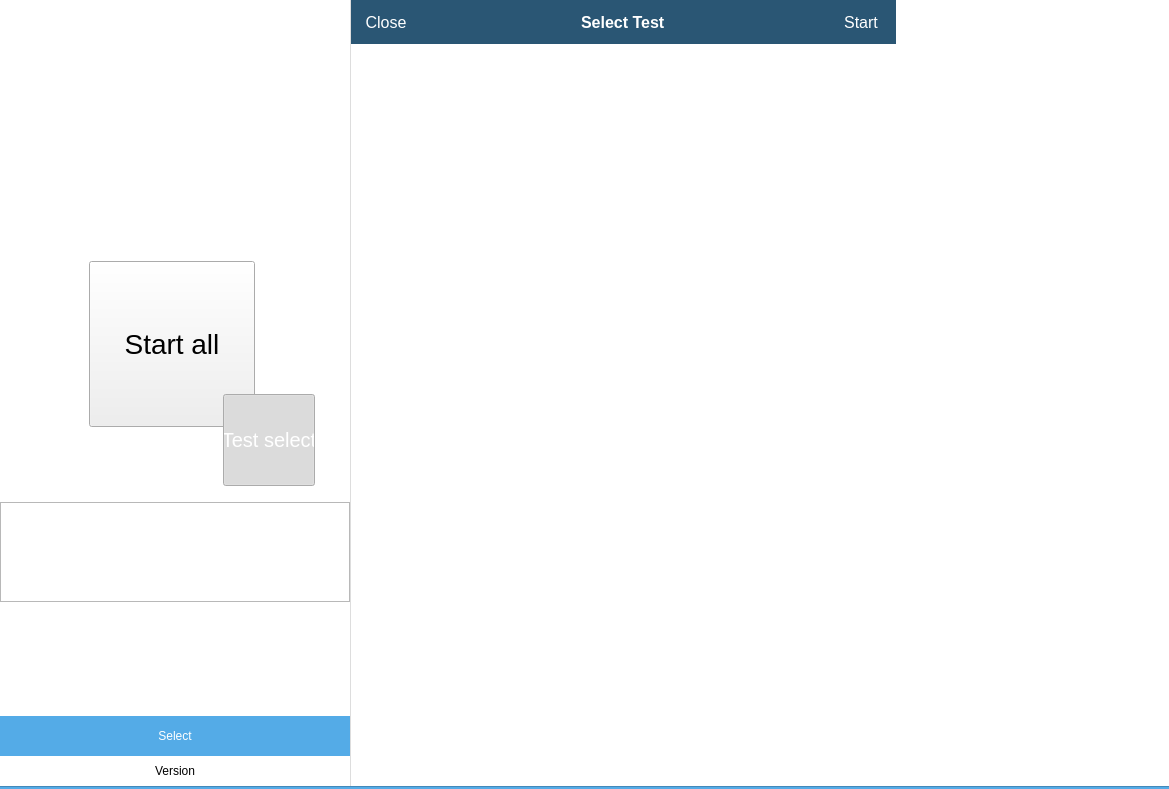
<?xml version="1.0" encoding="UTF-8"?>
<ui version="4.0">
 <class>HomePage</class>
 <widget class="QWidget" name="HomePage">
  <property name="geometry">
   <rect>
    <x>0</x>
    <y>0</y>
    <width>1169</width>
    <height>789</height>
   </rect>
  </property>
  <property name="minimumSize">
   <size>
    <width>0</width>
    <height>0</height>
   </size>
  </property>
  <property name="maximumSize">
   <size>
    <width>16777215</width>
    <height>16777215</height>
   </size>
  </property>
  <property name="windowTitle">
   <string>HomePage</string>
  </property>
  <property name="autoFillBackground">
   <bool>false</bool>
  </property>
  <property name="styleSheet">
   <string notr="true">QWidget#contentPanel
{
	background: #fff;
}

QLabel#bottomLine1
{
	background: #4389b9
}

QLabel#bottomLine2
{
	background: #54abe7;
}

QWidget#buttonsPanel
{
	background: #fff;
}

QLabel#logoLabel
{
	border-image: url(:/logo.png) 0 0 0 0 stretch stretch;
}

QLabel#logoLabel2
{
	border-image: url(:/logo.png) 0 0 0 0 stretch stretch;
}



QLabel#buttonBackgroundLabel
{
	border-image: url(:/start_bg.png) 0 0 0 0 stretch stretch;
}

QWidget#testSelectionPanel
{
	border-style: solid;
	border-color: #ddd;
	border-width: 0px 0px 0px 1px;
	background: #fff;
}

QWidget#topBar
{
	background-color: #2a5674;
}

QLabel#selectorTitleLabel
{
	color: #fff;
	font-weight: bold;
	font-size: 16px;
}

QPushButton#selectorCloseButton,#selectorStartButton {
	background-color: #2a5674;
	border: none;
	min-width: 70px; max-width: 70px;
	color: #fff;
	font-weight: normal;
	font-size: 16px;
}

QPushButton#selectorCloseButton:hover,#selectorStartButton:hover
{
	background-color: #2d5c7c;
}

QPushButton#selectorCloseButton:pressed,#selectorStartButton:pressed
{
	background-color: #27516d;
}

QPushButton#selectorStartButton:disabled
{
	color: #54abe7;
}
</string>
  </property>
  <layout class="QVBoxLayout" name="verticalLayout_2">
   <property name="spacing">
    <number>0</number>
   </property>
   <property name="leftMargin">
    <number>0</number>
   </property>
   <property name="topMargin">
    <number>0</number>
   </property>
   <property name="rightMargin">
    <number>0</number>
   </property>
   <property name="bottomMargin">
    <number>0</number>
   </property>
   <item>
    <widget class="QWidget" name="contentPanel" native="true">
     <property name="sizePolicy">
      <sizepolicy hsizetype="Preferred" vsizetype="Preferred">
       <horstretch>0</horstretch>
       <verstretch>0</verstretch>
      </sizepolicy>
     </property>
     <property name="minimumSize">
      <size>
       <width>0</width>
       <height>0</height>
      </size>
     </property>
     <layout class="QHBoxLayout" name="horizontalLayout" stretch="1,2,1">
      <property name="spacing">
       <number>0</number>
      </property>
      <property name="leftMargin">
       <number>0</number>
      </property>
      <property name="topMargin">
       <number>0</number>
      </property>
      <property name="rightMargin">
       <number>0</number>
      </property>
      <property name="bottomMargin">
       <number>0</number>
      </property>
      <item>
       <widget class="QWidget" name="controlPanel" native="true">
        <property name="sizePolicy">
         <sizepolicy hsizetype="Preferred" vsizetype="Preferred">
          <horstretch>0</horstretch>
          <verstretch>0</verstretch>
         </sizepolicy>
        </property>
        <layout class="QHBoxLayout" name="horizontalLayout_2">
         <property name="spacing">
          <number>0</number>
         </property>
         <property name="leftMargin">
          <number>0</number>
         </property>
         <property name="topMargin">
          <number>0</number>
         </property>
         <property name="rightMargin">
          <number>0</number>
         </property>
         <property name="bottomMargin">
          <number>0</number>
         </property>
         <item>
          <spacer name="horizontalSpacer">
           <property name="orientation">
            <enum>Qt::Horizontal</enum>
           </property>
           <property name="sizeHint" stdset="0">
            <size>
             <width>40</width>
             <height>20</height>
            </size>
           </property>
          </spacer>
         </item>
         <item>
          <layout class="QVBoxLayout" name="verticalLayout">
           <property name="spacing">
            <number>0</number>
           </property>
           <item>
            <spacer name="verticalSpacer">
             <property name="orientation">
              <enum>Qt::Vertical</enum>
             </property>
             <property name="sizeType">
              <enum>QSizePolicy::Expanding</enum>
             </property>
             <property name="sizeHint" stdset="0">
              <size>
               <width>347</width>
               <height>110</height>
              </size>
             </property>
            </spacer>
           </item>
           <item>
            <widget class="QWidget" name="buttonsWidget" native="true">
             <property name="sizePolicy">
              <sizepolicy hsizetype="Preferred" vsizetype="Preferred">
               <horstretch>0</horstretch>
               <verstretch>0</verstretch>
              </sizepolicy>
             </property>
             <property name="minimumSize">
              <size>
               <width>350</width>
               <height>388</height>
              </size>
             </property>
             <widget class="PushButton" name="startButton">
              <property name="geometry">
               <rect>
                <x>89</x>
                <y>147</y>
                <width>166</width>
                <height>166</height>
               </rect>
              </property>
              <property name="minimumSize">
               <size>
                <width>0</width>
                <height>0</height>
               </size>
              </property>
              <property name="maximumSize">
               <size>
                <width>16777215</width>
                <height>16777215</height>
               </size>
              </property>
              <property name="styleSheet">
               <string notr="true">QPushButton#startButton
{
	color: #000;
	font-weight: normal;
	font-size: 28px;
	border-image: url(:/start.png) 0 0 0 0 stretch stretch;
}

QPushButton#startButton:hover
{
	border-image: url(:/start_hover.png) 0 0 0 0 stretch stretch;
}

QPushButton#startButton:pressed
{
	
	border-image: url(:/start_pressed.png) 0 0 0 0 stretch stretch;
}

</string>
              </property>
              <property name="text">
               <string>Start all</string>
              </property>
              <property name="iconSize">
               <size>
                <width>16</width>
                <height>16</height>
               </size>
              </property>
              <property name="flat">
               <bool>false</bool>
              </property>
             </widget>
             <widget class="PushButton" name="selectButton">
              <property name="geometry">
               <rect>
                <x>223</x>
                <y>280</y>
                <width>92</width>
                <height>92</height>
               </rect>
              </property>
              <property name="minimumSize">
               <size>
                <width>0</width>
                <height>0</height>
               </size>
              </property>
              <property name="maximumSize">
               <size>
                <width>16777215</width>
                <height>16777215</height>
               </size>
              </property>
              <property name="font">
               <font>
                <pointsize>-1</pointsize>
                <weight>50</weight>
                <bold>false</bold>
               </font>
              </property>
              <property name="styleSheet">
               <string notr="true">QPushButton#selectButton
{
	color: #fff;
	font-weight: normal;
	font-size: 20px;
	border-image: url(:/select.png) 0 0 0 0 stretch stretch;
}

QPushButton#selectButton:hover
{
	border-image: url(:/select_hover.png) 0 0 0 0 stretch stretch;
}

QPushButton#selectButton:pressed
{
	border-image: url(:/select_pressed.png) 0 0 0 0 stretch stretch;
}</string>
              </property>
              <property name="text">
               <string>Test select</string>
              </property>
              <property name="iconSize">
               <size>
                <width>20</width>
                <height>20</height>
               </size>
              </property>
              <property name="checkable">
               <bool>true</bool>
              </property>
              <property name="checked">
               <bool>true</bool>
              </property>
              <property name="default">
               <bool>false</bool>
              </property>
              <property name="flat">
               <bool>false</bool>
              </property>
             </widget>
             <widget class="QLabel" name="logoLabel">
              <property name="geometry">
               <rect>
                <x>65</x>
                <y>2</y>
                <width>244</width>
                <height>82</height>
               </rect>
              </property>
              <property name="minimumSize">
               <size>
                <width>244</width>
                <height>82</height>
               </size>
              </property>
              <property name="maximumSize">
               <size>
                <width>244</width>
                <height>82</height>
               </size>
              </property>
              <property name="text">
               <string/>
              </property>
             </widget>
             <widget class="QLabel" name="buttonBackgroundLabel">
              <property name="geometry">
               <rect>
                <x>79</x>
                <y>137</y>
                <width>245</width>
                <height>245</height>
               </rect>
              </property>
              <property name="minimumSize">
               <size>
                <width>245</width>
                <height>245</height>
               </size>
              </property>
              <property name="maximumSize">
               <size>
                <width>245</width>
                <height>245</height>
               </size>
              </property>
              <property name="text">
               <string/>
              </property>
             </widget>
             <zorder>buttonBackgroundLabel</zorder>
             <zorder>startButton</zorder>
             <zorder>selectButton</zorder>
             <zorder>logoLabel</zorder>
            </widget>
           </item>
           <item>
            <widget class="QFrame" name="apiSelectorContent">
             <property name="minimumSize">
              <size>
               <width>0</width>
               <height>100</height>
              </size>
             </property>
             <property name="frameShape">
              <enum>QFrame::StyledPanel</enum>
             </property>
             <property name="frameShadow">
              <enum>QFrame::Raised</enum>
             </property>
             <layout class="QVBoxLayout" name="verticalLayout_3">
              <property name="spacing">
               <number>0</number>
              </property>
              <property name="leftMargin">
               <number>0</number>
              </property>
              <property name="topMargin">
               <number>0</number>
              </property>
              <property name="rightMargin">
               <number>0</number>
              </property>
              <property name="bottomMargin">
               <number>0</number>
              </property>
             </layout>
            </widget>
           </item>
           <item>
            <spacer name="verticalSpacer_3">
             <property name="orientation">
              <enum>Qt::Vertical</enum>
             </property>
             <property name="sizeType">
              <enum>QSizePolicy::Expanding</enum>
             </property>
             <property name="sizeHint" stdset="0">
              <size>
               <width>347</width>
               <height>100</height>
              </size>
             </property>
            </spacer>
           </item>
           <item>
            <widget class="QPushButton" name="apiSelectButton">
             <property name="styleSheet">
              <string notr="true">QPushButton {
	background-color: #54abe7;
	border: none;
	min-height: 40px; max-height: 40px;
	color: #ffffff;
}
</string>
             </property>
             <property name="text">
              <string>Select</string>
             </property>
            </widget>
           </item>
           <item>
            <widget class="QLabel" name="versionLabel">
             <property name="minimumSize">
              <size>
               <width>0</width>
               <height>30</height>
              </size>
             </property>
             <property name="text">
              <string>Version</string>
             </property>
             <property name="alignment">
              <set>Qt::AlignCenter</set>
             </property>
            </widget>
           </item>
          </layout>
         </item>
         <item>
          <spacer name="horizontalSpacer_2">
           <property name="orientation">
            <enum>Qt::Horizontal</enum>
           </property>
           <property name="sizeHint" stdset="0">
            <size>
             <width>40</width>
             <height>20</height>
            </size>
           </property>
          </spacer>
         </item>
        </layout>
       </widget>
      </item>
      <item>
       <widget class="QWidget" name="testSelectionPanel" native="true">
        <property name="minimumSize">
         <size>
          <width>0</width>
          <height>0</height>
         </size>
        </property>
        <layout class="QVBoxLayout" name="verticalLayout_4">
         <property name="spacing">
          <number>0</number>
         </property>
         <property name="leftMargin">
          <number>1</number>
         </property>
         <property name="topMargin">
          <number>0</number>
         </property>
         <property name="rightMargin">
          <number>0</number>
         </property>
         <property name="bottomMargin">
          <number>0</number>
         </property>
         <item>
          <widget class="QWidget" name="topBar" native="true">
           <property name="minimumSize">
            <size>
             <width>0</width>
             <height>44</height>
            </size>
           </property>
           <property name="maximumSize">
            <size>
             <width>16777215</width>
             <height>44</height>
            </size>
           </property>
           <layout class="QHBoxLayout" name="horizontalLayout_6">
            <property name="spacing">
             <number>10</number>
            </property>
            <property name="leftMargin">
             <number>0</number>
            </property>
            <property name="topMargin">
             <number>0</number>
            </property>
            <property name="rightMargin">
             <number>0</number>
            </property>
            <property name="bottomMargin">
             <number>0</number>
            </property>
            <item>
             <widget class="QPushButton" name="selectorCloseButton">
              <property name="sizePolicy">
               <sizepolicy hsizetype="Minimum" vsizetype="Expanding">
                <horstretch>0</horstretch>
                <verstretch>0</verstretch>
               </sizepolicy>
              </property>
              <property name="text">
               <string>Close</string>
              </property>
              <property name="flat">
               <bool>false</bool>
              </property>
             </widget>
            </item>
            <item>
             <spacer name="horizontalSpacer_3">
              <property name="orientation">
               <enum>Qt::Horizontal</enum>
              </property>
              <property name="sizeHint" stdset="0">
               <size>
                <width>40</width>
                <height>20</height>
               </size>
              </property>
             </spacer>
            </item>
            <item>
             <widget class="QLabel" name="selectorTitleLabel">
              <property name="text">
               <string>Select Test</string>
              </property>
             </widget>
            </item>
            <item>
             <spacer name="horizontalSpacer_4">
              <property name="orientation">
               <enum>Qt::Horizontal</enum>
              </property>
              <property name="sizeHint" stdset="0">
               <size>
                <width>40</width>
                <height>20</height>
               </size>
              </property>
             </spacer>
            </item>
            <item>
             <widget class="QPushButton" name="selectorStartButton">
              <property name="sizePolicy">
               <sizepolicy hsizetype="Minimum" vsizetype="Expanding">
                <horstretch>0</horstretch>
                <verstretch>0</verstretch>
               </sizepolicy>
              </property>
              <property name="text">
               <string>Start</string>
              </property>
              <property name="flat">
               <bool>false</bool>
              </property>
             </widget>
            </item>
           </layout>
          </widget>
         </item>
         <item>
          <widget class="ItemScrollWidget" name="testSelectScrollWidget" native="true">
           <property name="sizePolicy">
            <sizepolicy hsizetype="Expanding" vsizetype="Expanding">
             <horstretch>0</horstretch>
             <verstretch>0</verstretch>
            </sizepolicy>
           </property>
          </widget>
         </item>
        </layout>
       </widget>
      </item>
      <item>
       <widget class="DescriptionWidget" name="descriptionPanel" native="true"/>
      </item>
     </layout>
    </widget>
   </item>
   <item>
    <widget class="QLabel" name="bottomLine1">
     <property name="sizePolicy">
      <sizepolicy hsizetype="Expanding" vsizetype="Preferred">
       <horstretch>0</horstretch>
       <verstretch>0</verstretch>
      </sizepolicy>
     </property>
     <property name="minimumSize">
      <size>
       <width>0</width>
       <height>1</height>
      </size>
     </property>
     <property name="maximumSize">
      <size>
       <width>16777215</width>
       <height>1</height>
      </size>
     </property>
     <property name="text">
      <string/>
     </property>
     <property name="pixmap">
      <pixmap>:/res/homePage.png</pixmap>
     </property>
    </widget>
   </item>
   <item>
    <widget class="QLabel" name="bottomLine2">
     <property name="sizePolicy">
      <sizepolicy hsizetype="Expanding" vsizetype="Preferred">
       <horstretch>0</horstretch>
       <verstretch>0</verstretch>
      </sizepolicy>
     </property>
     <property name="minimumSize">
      <size>
       <width>0</width>
       <height>2</height>
      </size>
     </property>
     <property name="maximumSize">
      <size>
       <width>16777215</width>
       <height>2</height>
      </size>
     </property>
     <property name="text">
      <string/>
     </property>
     <property name="pixmap">
      <pixmap>:/res/homePage.png</pixmap>
     </property>
    </widget>
   </item>
  </layout>
 </widget>
 <layoutdefault spacing="6" margin="11"/>
 <customwidgets>
  <customwidget>
   <class>DescriptionWidget</class>
   <extends>QWidget</extends>
   <header location="global">DescriptionWidget.h</header>
   <container>1</container>
  </customwidget>
  <customwidget>
   <class>PushButton</class>
   <extends>QPushButton</extends>
   <header location="global">PushButton.h</header>
  </customwidget>
  <customwidget>
   <class>ItemScrollWidget</class>
   <extends>QWidget</extends>
   <header>ItemScrollWidget.h</header>
   <container>1</container>
  </customwidget>
 </customwidgets>
 <resources>
  <include location="resources.qrc"/>
 </resources>
 <connections/>
</ui>
